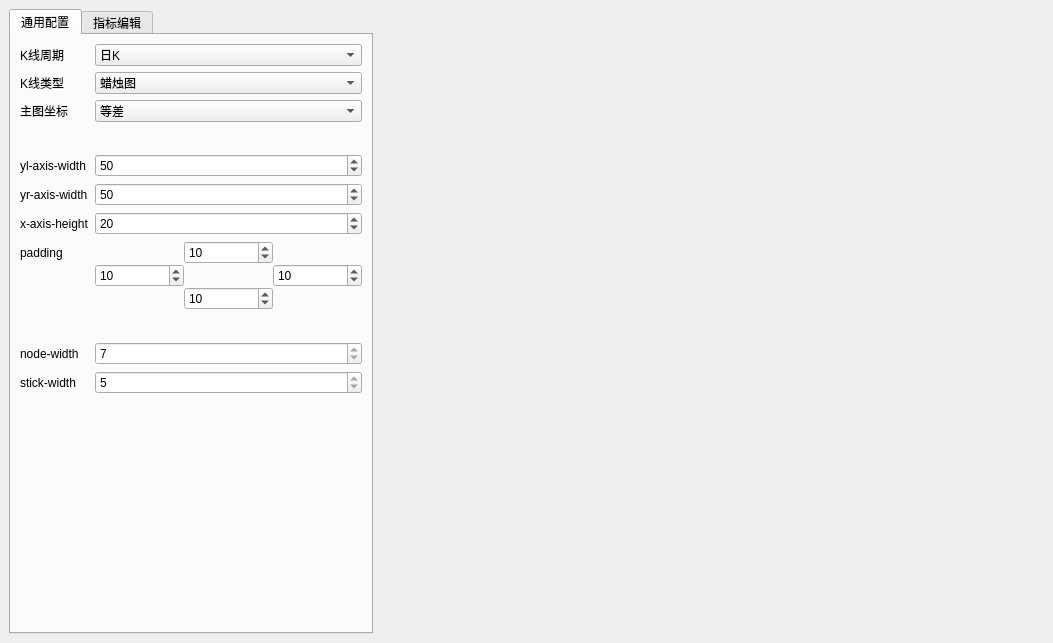
<?xml version="1.0" encoding="UTF-8"?>
<ui version="4.0">
 <class>MainWindow</class>
 <widget class="QMainWindow" name="MainWindow">
  <property name="geometry">
   <rect>
    <x>0</x>
    <y>0</y>
    <width>1053</width>
    <height>643</height>
   </rect>
  </property>
  <property name="mouseTracking">
   <bool>true</bool>
  </property>
  <property name="windowTitle">
   <string>MainWindow</string>
  </property>
  <widget class="QWidget" name="centralwidget">
   <property name="mouseTracking">
    <bool>true</bool>
   </property>
   <layout class="QHBoxLayout" name="horizontalLayout_2">
    <item>
     <widget class="QTabWidget" name="tabWidget">
      <property name="sizePolicy">
       <sizepolicy hsizetype="Preferred" vsizetype="Expanding">
        <horstretch>0</horstretch>
        <verstretch>0</verstretch>
       </sizepolicy>
      </property>
      <property name="currentIndex">
       <number>0</number>
      </property>
      <widget class="QWidget" name="tab_general">
       <attribute name="title">
        <string>通用配置</string>
       </attribute>
       <layout class="QFormLayout" name="formLayout">
        <item row="1" column="0">
         <widget class="QLabel" name="generalDrawingTypeLabel">
          <property name="text">
           <string>K线类型</string>
          </property>
         </widget>
        </item>
        <item row="1" column="1">
         <widget class="QComboBox" name="generalDrawingType">
          <property name="currentIndex">
           <number>1</number>
          </property>
          <item>
           <property name="text">
            <string>蜡烛图（空心）</string>
           </property>
          </item>
          <item>
           <property name="text">
            <string>蜡烛图</string>
           </property>
          </item>
          <item>
           <property name="text">
            <string>美国线</string>
           </property>
          </item>
          <item>
           <property name="text">
            <string>收盘价线</string>
           </property>
          </item>
         </widget>
        </item>
        <item row="2" column="0">
         <widget class="QLabel" name="generalCorrdinateLabel">
          <property name="text">
           <string>主图坐标</string>
          </property>
         </widget>
        </item>
        <item row="2" column="1">
         <widget class="QComboBox" name="generalCorrdinate">
          <property name="currentIndex">
           <number>0</number>
          </property>
          <item>
           <property name="text">
            <string>等差</string>
           </property>
          </item>
          <item>
           <property name="text">
            <string>等比</string>
           </property>
          </item>
          <item>
           <property name="text">
            <string>百分比</string>
           </property>
          </item>
          <item>
           <property name="text">
            <string>等差（对数）</string>
           </property>
          </item>
          <item>
           <property name="text">
            <string>等比（对数）</string>
           </property>
          </item>
          <item>
           <property name="text">
            <string>百分比（对数）</string>
           </property>
          </item>
         </widget>
        </item>
        <item row="3" column="0">
         <spacer name="verticalSpacer_7">
          <property name="orientation">
           <enum>Qt::Vertical</enum>
          </property>
          <property name="sizeType">
           <enum>QSizePolicy::Fixed</enum>
          </property>
          <property name="sizeHint" stdset="0">
           <size>
            <width>20</width>
            <height>20</height>
           </size>
          </property>
         </spacer>
        </item>
        <item row="4" column="0">
         <widget class="QLabel" name="label_3">
          <property name="text">
           <string>yl-axis-width</string>
          </property>
         </widget>
        </item>
        <item row="4" column="1">
         <widget class="QSpinBox" name="generalYLWidth">
          <property name="minimum">
           <number>0</number>
          </property>
          <property name="value">
           <number>50</number>
          </property>
         </widget>
        </item>
        <item row="5" column="0">
         <widget class="QLabel" name="label_5">
          <property name="text">
           <string>yr-axis-width</string>
          </property>
         </widget>
        </item>
        <item row="5" column="1">
         <widget class="QSpinBox" name="generalYRWidth">
          <property name="value">
           <number>50</number>
          </property>
         </widget>
        </item>
        <item row="6" column="0">
         <widget class="QLabel" name="label_4">
          <property name="text">
           <string>x-axis-height</string>
          </property>
         </widget>
        </item>
        <item row="6" column="1">
         <widget class="QSpinBox" name="generalXHeight">
          <property name="value">
           <number>20</number>
          </property>
         </widget>
        </item>
        <item row="7" column="0">
         <widget class="QLabel" name="label_6">
          <property name="text">
           <string>padding</string>
          </property>
         </widget>
        </item>
        <item row="7" column="1">
         <widget class="QWidget" name="widget_3" native="true">
          <layout class="QGridLayout" name="gridLayout">
           <property name="leftMargin">
            <number>0</number>
           </property>
           <property name="topMargin">
            <number>0</number>
           </property>
           <property name="rightMargin">
            <number>0</number>
           </property>
           <property name="bottomMargin">
            <number>0</number>
           </property>
           <property name="spacing">
            <number>0</number>
           </property>
           <item row="0" column="0">
            <spacer name="verticalSpacer">
             <property name="orientation">
              <enum>Qt::Vertical</enum>
             </property>
             <property name="sizeType">
              <enum>QSizePolicy::Preferred</enum>
             </property>
             <property name="sizeHint" stdset="0">
              <size>
               <width>20</width>
               <height>6</height>
              </size>
             </property>
            </spacer>
           </item>
           <item row="0" column="1">
            <widget class="QSpinBox" name="generalPaddingTop">
             <property name="minimum">
              <number>-99</number>
             </property>
             <property name="value">
              <number>10</number>
             </property>
            </widget>
           </item>
           <item row="0" column="2">
            <spacer name="verticalSpacer_3">
             <property name="orientation">
              <enum>Qt::Vertical</enum>
             </property>
             <property name="sizeType">
              <enum>QSizePolicy::Preferred</enum>
             </property>
             <property name="sizeHint" stdset="0">
              <size>
               <width>20</width>
               <height>6</height>
              </size>
             </property>
            </spacer>
           </item>
           <item row="1" column="0">
            <widget class="QSpinBox" name="generalPaddingLeft">
             <property name="minimum">
              <number>-99</number>
             </property>
             <property name="value">
              <number>10</number>
             </property>
            </widget>
           </item>
           <item row="1" column="1">
            <spacer name="verticalSpacer_5">
             <property name="orientation">
              <enum>Qt::Vertical</enum>
             </property>
             <property name="sizeType">
              <enum>QSizePolicy::Preferred</enum>
             </property>
             <property name="sizeHint" stdset="0">
              <size>
               <width>20</width>
               <height>6</height>
              </size>
             </property>
            </spacer>
           </item>
           <item row="1" column="2">
            <widget class="QSpinBox" name="generalPaddingRight">
             <property name="minimum">
              <number>-99</number>
             </property>
             <property name="value">
              <number>10</number>
             </property>
            </widget>
           </item>
           <item row="2" column="0">
            <spacer name="verticalSpacer_2">
             <property name="orientation">
              <enum>Qt::Vertical</enum>
             </property>
             <property name="sizeType">
              <enum>QSizePolicy::Preferred</enum>
             </property>
             <property name="sizeHint" stdset="0">
              <size>
               <width>20</width>
               <height>6</height>
              </size>
             </property>
            </spacer>
           </item>
           <item row="2" column="1">
            <widget class="QSpinBox" name="generalPaddingBottom">
             <property name="minimum">
              <number>-99</number>
             </property>
             <property name="value">
              <number>10</number>
             </property>
            </widget>
           </item>
           <item row="2" column="2">
            <spacer name="verticalSpacer_4">
             <property name="orientation">
              <enum>Qt::Vertical</enum>
             </property>
             <property name="sizeType">
              <enum>QSizePolicy::Preferred</enum>
             </property>
             <property name="sizeHint" stdset="0">
              <size>
               <width>20</width>
               <height>6</height>
              </size>
             </property>
            </spacer>
           </item>
          </layout>
         </widget>
        </item>
        <item row="8" column="0">
         <spacer name="verticalSpacer_8">
          <property name="orientation">
           <enum>Qt::Vertical</enum>
          </property>
          <property name="sizeType">
           <enum>QSizePolicy::Fixed</enum>
          </property>
          <property name="sizeHint" stdset="0">
           <size>
            <width>20</width>
            <height>20</height>
           </size>
          </property>
         </spacer>
        </item>
        <item row="11" column="0">
         <spacer name="verticalSpacer_6">
          <property name="orientation">
           <enum>Qt::Vertical</enum>
          </property>
          <property name="sizeHint" stdset="0">
           <size>
            <width>20</width>
            <height>40</height>
           </size>
          </property>
         </spacer>
        </item>
        <item row="9" column="0">
         <widget class="QLabel" name="label_7">
          <property name="text">
           <string>node-width</string>
          </property>
         </widget>
        </item>
        <item row="9" column="1">
         <widget class="QSpinBox" name="generalNodeWidth">
          <property name="readOnly">
           <bool>true</bool>
          </property>
          <property name="minimum">
           <number>1</number>
          </property>
          <property name="singleStep">
           <number>2</number>
          </property>
          <property name="value">
           <number>7</number>
          </property>
         </widget>
        </item>
        <item row="10" column="0">
         <widget class="QLabel" name="label_8">
          <property name="text">
           <string>stick-width</string>
          </property>
         </widget>
        </item>
        <item row="10" column="1">
         <widget class="QSpinBox" name="generalStickWidth">
          <property name="readOnly">
           <bool>true</bool>
          </property>
          <property name="minimum">
           <number>1</number>
          </property>
          <property name="singleStep">
           <number>2</number>
          </property>
          <property name="value">
           <number>5</number>
          </property>
         </widget>
        </item>
        <item row="0" column="0">
         <widget class="QLabel" name="label_9">
          <property name="text">
           <string>K线周期</string>
          </property>
         </widget>
        </item>
        <item row="0" column="1">
         <widget class="QComboBox" name="generalPeriod">
          <item>
           <property name="text">
            <string>日K</string>
           </property>
          </item>
          <item>
           <property name="text">
            <string>分时</string>
           </property>
          </item>
         </widget>
        </item>
       </layout>
      </widget>
      <widget class="QWidget" name="tab_indicator">
       <attribute name="title">
        <string>指标编辑</string>
       </attribute>
       <layout class="QVBoxLayout" name="verticalLayout_4">
        <item>
         <widget class="QTextEdit" name="indicatorFormularEdit">
          <property name="sizePolicy">
           <sizepolicy hsizetype="Expanding" vsizetype="Expanding">
            <horstretch>0</horstretch>
            <verstretch>0</verstretch>
           </sizepolicy>
          </property>
          <property name="minimumSize">
           <size>
            <width>0</width>
            <height>150</height>
           </size>
          </property>
          <property name="html">
           <string>&lt;!DOCTYPE HTML PUBLIC &quot;-//W3C//DTD HTML 4.0//EN&quot; &quot;http://www.w3.org/TR/REC-html40/strict.dtd&quot;&gt;
&lt;html&gt;&lt;head&gt;&lt;meta name=&quot;qrichtext&quot; content=&quot;1&quot; /&gt;&lt;meta charset=&quot;utf-8&quot; /&gt;&lt;style type=&quot;text/css&quot;&gt;
p, li { white-space: pre-wrap; }
hr { height: 1px; border-width: 0; }
li.unchecked::marker { content: &quot;\2610&quot;; }
li.checked::marker { content: &quot;\2612&quot;; }
&lt;/style&gt;&lt;/head&gt;&lt;body style=&quot; font-family:'Microsoft YaHei UI'; font-size:9pt; font-weight:400; font-style:normal;&quot;&gt;
&lt;p style=&quot; margin-top:0px; margin-bottom:0px; margin-left:0px; margin-right:0px; -qt-block-indent:0; text-indent:0px;&quot;&gt;CL:(HHV(H,SHORT)+LLV(L,SHORT))/2,COLORGRAY;&lt;/p&gt;
&lt;p style=&quot; margin-top:0px; margin-bottom:0px; margin-left:0px; margin-right:0px; -qt-block-indent:0; text-indent:0px;&quot;&gt;DL:(HHV(H,MID)+LLV(L,MID))/2,COLORMAGENTA;&lt;/p&gt;
&lt;p style=&quot; margin-top:0px; margin-bottom:0px; margin-left:0px; margin-right:0px; -qt-block-indent:0; text-indent:0px;&quot;&gt;LL:REFX(C,MID),COLORBLUE;&lt;/p&gt;
&lt;p style=&quot; margin-top:0px; margin-bottom:0px; margin-left:0px; margin-right:0px; -qt-block-indent:0; text-indent:0px;&quot;&gt;A:REF((CL+DL)/2,MID),COLORRED,DOTLINE;&lt;/p&gt;
&lt;p style=&quot; margin-top:0px; margin-bottom:0px; margin-left:0px; margin-right:0px; -qt-block-indent:0; text-indent:0px;&quot;&gt;B:REF((LLV(L,LONG)+HHV(H,LONG))/2,MID),COLORGREEN,DOTLINE;&lt;/p&gt;
&lt;p style=&quot; margin-top:0px; margin-bottom:0px; margin-left:0px; margin-right:0px; -qt-block-indent:0; text-indent:0px;&quot;&gt;STICKLINE(A&amp;lt;B,A,B,0.05,-1),COLOR449944;&lt;/p&gt;
&lt;p style=&quot; margin-top:0px; margin-bottom:0px; margin-left:0px; margin-right:0px; -qt-block-indent:0; text-indent:0px;&quot;&gt;STICKLINE(A&amp;gt;=B,A,B,0.05,-1),COLORFF0000;&lt;/p&gt;&lt;/body&gt;&lt;/html&gt;</string>
          </property>
         </widget>
        </item>
        <item>
         <widget class="QWidget" name="widget_4" native="true">
          <property name="sizePolicy">
           <sizepolicy hsizetype="Expanding" vsizetype="Expanding">
            <horstretch>0</horstretch>
            <verstretch>0</verstretch>
           </sizepolicy>
          </property>
          <property name="minimumSize">
           <size>
            <width>0</width>
            <height>50</height>
           </size>
          </property>
          <layout class="QHBoxLayout" name="horizontalLayout">
           <property name="leftMargin">
            <number>0</number>
           </property>
           <property name="topMargin">
            <number>0</number>
           </property>
           <property name="rightMargin">
            <number>0</number>
           </property>
           <property name="bottomMargin">
            <number>0</number>
           </property>
           <item>
            <widget class="QTableWidget" name="indicatorParamTable">
             <property name="sizePolicy">
              <sizepolicy hsizetype="Fixed" vsizetype="Expanding">
               <horstretch>0</horstretch>
               <verstretch>0</verstretch>
              </sizepolicy>
             </property>
             <row>
              <property name="text">
               <string/>
              </property>
             </row>
             <row>
              <property name="text">
               <string/>
              </property>
             </row>
             <row>
              <property name="text">
               <string/>
              </property>
             </row>
             <row>
              <property name="text">
               <string/>
              </property>
             </row>
             <row>
              <property name="text">
               <string/>
              </property>
             </row>
             <row>
              <property name="text">
               <string/>
              </property>
             </row>
             <row>
              <property name="text">
               <string/>
              </property>
             </row>
             <row>
              <property name="text">
               <string/>
              </property>
             </row>
             <row>
              <property name="text">
               <string/>
              </property>
             </row>
             <row>
              <property name="text">
               <string/>
              </property>
             </row>
             <row>
              <property name="text">
               <string/>
              </property>
             </row>
             <column>
              <property name="text">
               <string>参数名</string>
              </property>
             </column>
             <column>
              <property name="text">
               <string>值</string>
              </property>
             </column>
             <item row="0" column="0">
              <property name="text">
               <string>LONG</string>
              </property>
             </item>
             <item row="0" column="1">
              <property name="text">
               <string>4</string>
              </property>
             </item>
             <item row="1" column="0">
              <property name="text">
               <string>MID</string>
              </property>
             </item>
             <item row="1" column="1">
              <property name="text">
               <string>3</string>
              </property>
             </item>
             <item row="2" column="0">
              <property name="text">
               <string>SHORT</string>
              </property>
             </item>
             <item row="2" column="1">
              <property name="text">
               <string>2</string>
              </property>
             </item>
             <item row="3" column="0">
              <property name="text">
               <string>P1</string>
              </property>
             </item>
             <item row="3" column="1">
              <property name="text">
               <string>6</string>
              </property>
             </item>
             <item row="4" column="0">
              <property name="text">
               <string>P2</string>
              </property>
             </item>
             <item row="4" column="1">
              <property name="text">
               <string>12</string>
              </property>
             </item>
             <item row="5" column="0">
              <property name="text">
               <string>P3</string>
              </property>
             </item>
             <item row="5" column="1">
              <property name="text">
               <string>24</string>
              </property>
             </item>
             <item row="6" column="0">
              <property name="text">
               <string>M1</string>
              </property>
             </item>
             <item row="6" column="1">
              <property name="text">
               <string>6</string>
              </property>
             </item>
             <item row="7" column="0">
              <property name="text">
               <string>M2</string>
              </property>
             </item>
             <item row="7" column="1">
              <property name="text">
               <string>12</string>
              </property>
             </item>
             <item row="8" column="0">
              <property name="text">
               <string>M3</string>
              </property>
             </item>
             <item row="8" column="1">
              <property name="text">
               <string>24</string>
              </property>
             </item>
            </widget>
           </item>
           <item>
            <layout class="QVBoxLayout" name="verticalLayout_3">
             <item>
              <widget class="QRadioButton" name="indicatorRadioMain">
               <property name="layoutDirection">
                <enum>Qt::LeftToRight</enum>
               </property>
               <property name="text">
                <string>主图</string>
               </property>
               <property name="checked">
                <bool>true</bool>
               </property>
              </widget>
             </item>
             <item>
              <widget class="QRadioButton" name="indicatorRadioSub">
               <property name="layoutDirection">
                <enum>Qt::LeftToRight</enum>
               </property>
               <property name="text">
                <string>副图</string>
               </property>
               <property name="checked">
                <bool>false</bool>
               </property>
              </widget>
             </item>
             <item>
              <widget class="QLabel" name="indicatorLabel">
               <property name="sizePolicy">
                <sizepolicy hsizetype="Expanding" vsizetype="Expanding">
                 <horstretch>0</horstretch>
                 <verstretch>0</verstretch>
                </sizepolicy>
               </property>
               <property name="text">
                <string/>
               </property>
               <property name="wordWrap">
                <bool>true</bool>
               </property>
              </widget>
             </item>
             <item>
              <widget class="QPushButton" name="indicatorBtnAdd">
               <property name="sizePolicy">
                <sizepolicy hsizetype="Expanding" vsizetype="Preferred">
                 <horstretch>0</horstretch>
                 <verstretch>0</verstretch>
                </sizepolicy>
               </property>
               <property name="text">
                <string>add</string>
               </property>
              </widget>
             </item>
             <item>
              <widget class="QPushButton" name="indicatorBtnClear">
               <property name="text">
                <string>clear</string>
               </property>
              </widget>
             </item>
            </layout>
           </item>
          </layout>
         </widget>
        </item>
       </layout>
      </widget>
     </widget>
    </item>
    <item>
     <widget class="QWidget" name="kchartWidget" native="true">
      <property name="sizePolicy">
       <sizepolicy hsizetype="Expanding" vsizetype="Preferred">
        <horstretch>0</horstretch>
        <verstretch>0</verstretch>
       </sizepolicy>
      </property>
      <property name="minimumSize">
       <size>
        <width>100</width>
        <height>0</height>
       </size>
      </property>
      <property name="mouseTracking">
       <bool>true</bool>
      </property>
      <property name="focusPolicy">
       <enum>Qt::StrongFocus</enum>
      </property>
      <layout class="QVBoxLayout" name="kchartLayout">
       <property name="spacing">
        <number>0</number>
       </property>
       <property name="leftMargin">
        <number>0</number>
       </property>
       <property name="topMargin">
        <number>0</number>
       </property>
       <property name="rightMargin">
        <number>0</number>
       </property>
       <property name="bottomMargin">
        <number>0</number>
       </property>
      </layout>
     </widget>
    </item>
    <item>
     <widget class="QWidget" name="tchartWidget" native="true">
      <property name="sizePolicy">
       <sizepolicy hsizetype="Expanding" vsizetype="Preferred">
        <horstretch>0</horstretch>
        <verstretch>0</verstretch>
       </sizepolicy>
      </property>
      <property name="minimumSize">
       <size>
        <width>100</width>
        <height>0</height>
       </size>
      </property>
      <property name="mouseTracking">
       <bool>true</bool>
      </property>
      <property name="focusPolicy">
       <enum>Qt::StrongFocus</enum>
      </property>
      <layout class="QVBoxLayout" name="tchartLayout">
       <property name="spacing">
        <number>0</number>
       </property>
       <property name="leftMargin">
        <number>0</number>
       </property>
       <property name="topMargin">
        <number>0</number>
       </property>
       <property name="rightMargin">
        <number>0</number>
       </property>
       <property name="bottomMargin">
        <number>0</number>
       </property>
      </layout>
     </widget>
    </item>
   </layout>
  </widget>
 </widget>
 <resources/>
 <connections/>
</ui>
